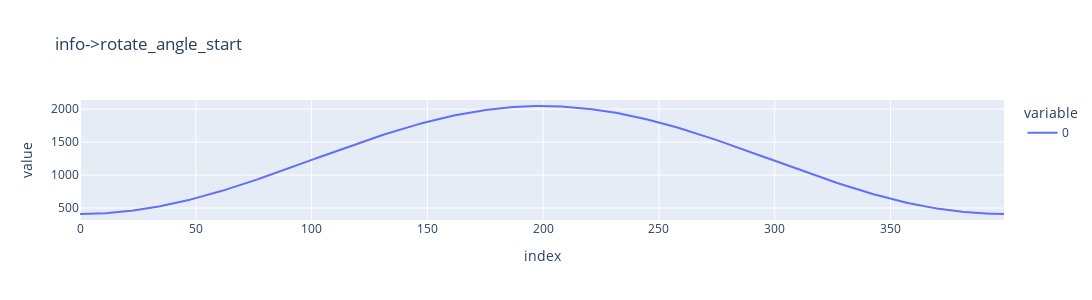
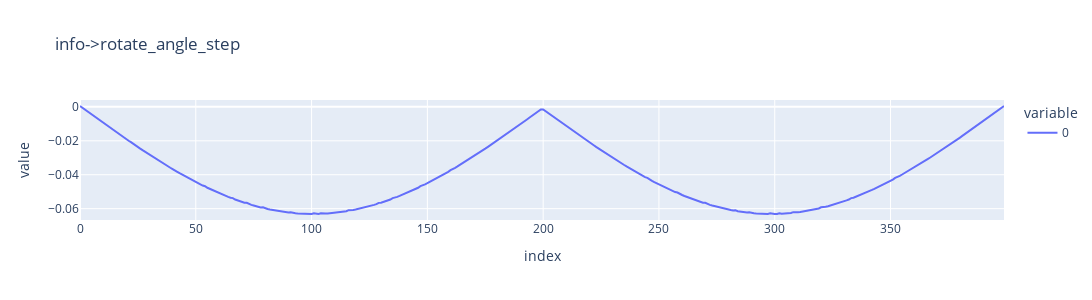
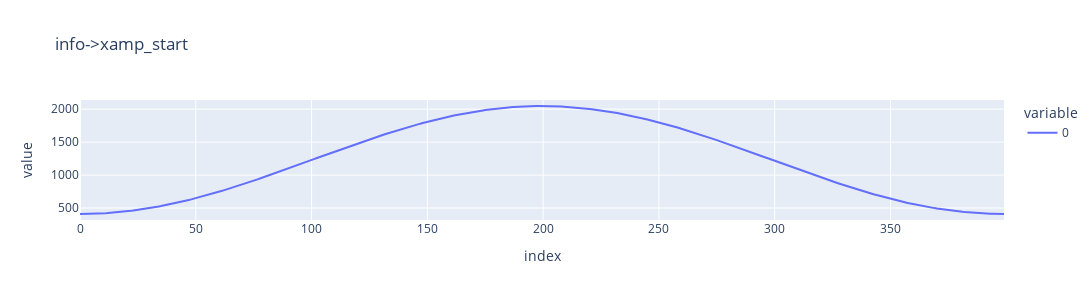

Notebook source saved alongside these figures, in order:
### Code cell
from pathlib import Path
h = 300

labels = {0:'info->rotate_angle_start', 1:'info->rotate_angle_step', 2:'info->xamp_start', 3:'info->xamp_step'}
ar = np.array([[float(j) for j in i.split()] for i in Path('t').read_text().replace('\n\n', '\n').splitlines()])
for i in range(ar.shape[1]):
    px.line(ar[:,i], width=1200, height=h, title=labels[i]).show()
    # ar2 = np.diff(ar[:,i])
    # px.line(ar2[(ar2>-39) & (ar2<39)], width=1200, height=h).show()

### Figure 1 — Plotly figure (JSON) as saved in the notebook; plotly's stock layout.template omitted (floating-point values rounded to 4 significant figures; data arrays with more than 128 entries replaced by an {"elided": "..."} marker saying what was removed)
{"data": [{"hovertemplate": "variable=0<br>index=%{x}<br>value=%{y}<extra></extra>", "legendgroup": "0", "line": {"color": "#636efa", "dash": "solid"}, "marker": {"symbol": "circle"}, "mode": "lines", "name": "0", "orientation": "v", "showlegend": true, "type": "scatter", "x": {"elided": "400 int values"}, "xaxis": "x", "y": {"elided": "400 float values"}, "yaxis": "y"}], "layout": {"height": 300, "legend": {"title": {"text": "variable"}, "tracegroupgap": 0}, "title": {"text": "info->rotate_angle_start"}, "width": 1200, "xaxis": {"anchor": "y", "domain": [0, 1], "title": {"text": "index"}}, "yaxis": {"anchor": "x", "domain": [0, 1], "title": {"text": "value"}}}}

### Figure 2 — Plotly figure (JSON) as saved in the notebook; plotly's stock layout.template omitted (floating-point values rounded to 4 significant figures; data arrays with more than 128 entries replaced by an {"elided": "..."} marker saying what was removed)
{"data": [{"hovertemplate": "variable=0<br>index=%{x}<br>value=%{y}<extra></extra>", "legendgroup": "0", "line": {"color": "#636efa", "dash": "solid"}, "marker": {"symbol": "circle"}, "mode": "lines", "name": "0", "orientation": "v", "showlegend": true, "type": "scatter", "x": {"elided": "400 int values"}, "xaxis": "x", "y": {"elided": "400 float values"}, "yaxis": "y"}], "layout": {"height": 300, "legend": {"title": {"text": "variable"}, "tracegroupgap": 0}, "title": {"text": "info->rotate_angle_step"}, "width": 1200, "xaxis": {"anchor": "y", "domain": [0, 1], "title": {"text": "index"}}, "yaxis": {"anchor": "x", "domain": [0, 1], "title": {"text": "value"}}}}

### Figure 3 — Plotly figure (JSON) as saved in the notebook; plotly's stock layout.template omitted (floating-point values rounded to 4 significant figures; data arrays with more than 128 entries replaced by an {"elided": "..."} marker saying what was removed)
{"data": [{"hovertemplate": "variable=0<br>index=%{x}<br>value=%{y}<extra></extra>", "legendgroup": "0", "line": {"color": "#636efa", "dash": "solid"}, "marker": {"symbol": "circle"}, "mode": "lines", "name": "0", "orientation": "v", "showlegend": true, "type": "scatter", "x": {"elided": "400 int values"}, "xaxis": "x", "y": {"elided": "400 float values"}, "yaxis": "y"}], "layout": {"height": 300, "legend": {"title": {"text": "variable"}, "tracegroupgap": 0}, "title": {"text": "info->xamp_start"}, "width": 1200, "xaxis": {"anchor": "y", "domain": [0, 1], "title": {"text": "index"}}, "yaxis": {"anchor": "x", "domain": [0, 1], "title": {"text": "value"}}}}
